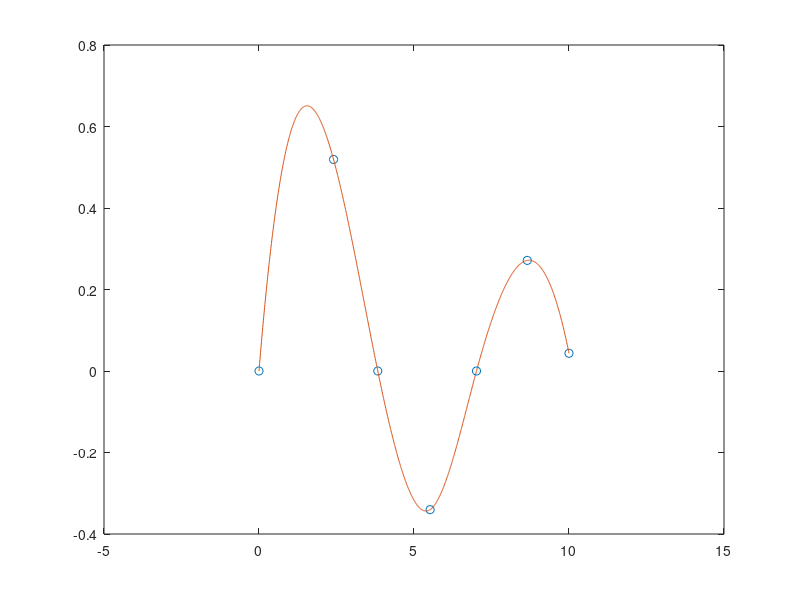

This figure's MATLAB source:
a = [0,2.40482555769577,3.83170597020751,5.52007811028631,7.01558666981561,8.65372791291101,10];
b = besselj(1,a);
c = 0:0.01:10;
d = spline(a,b,c);
plot(a, b, 'o', c, d)
xlim([-5 15])
